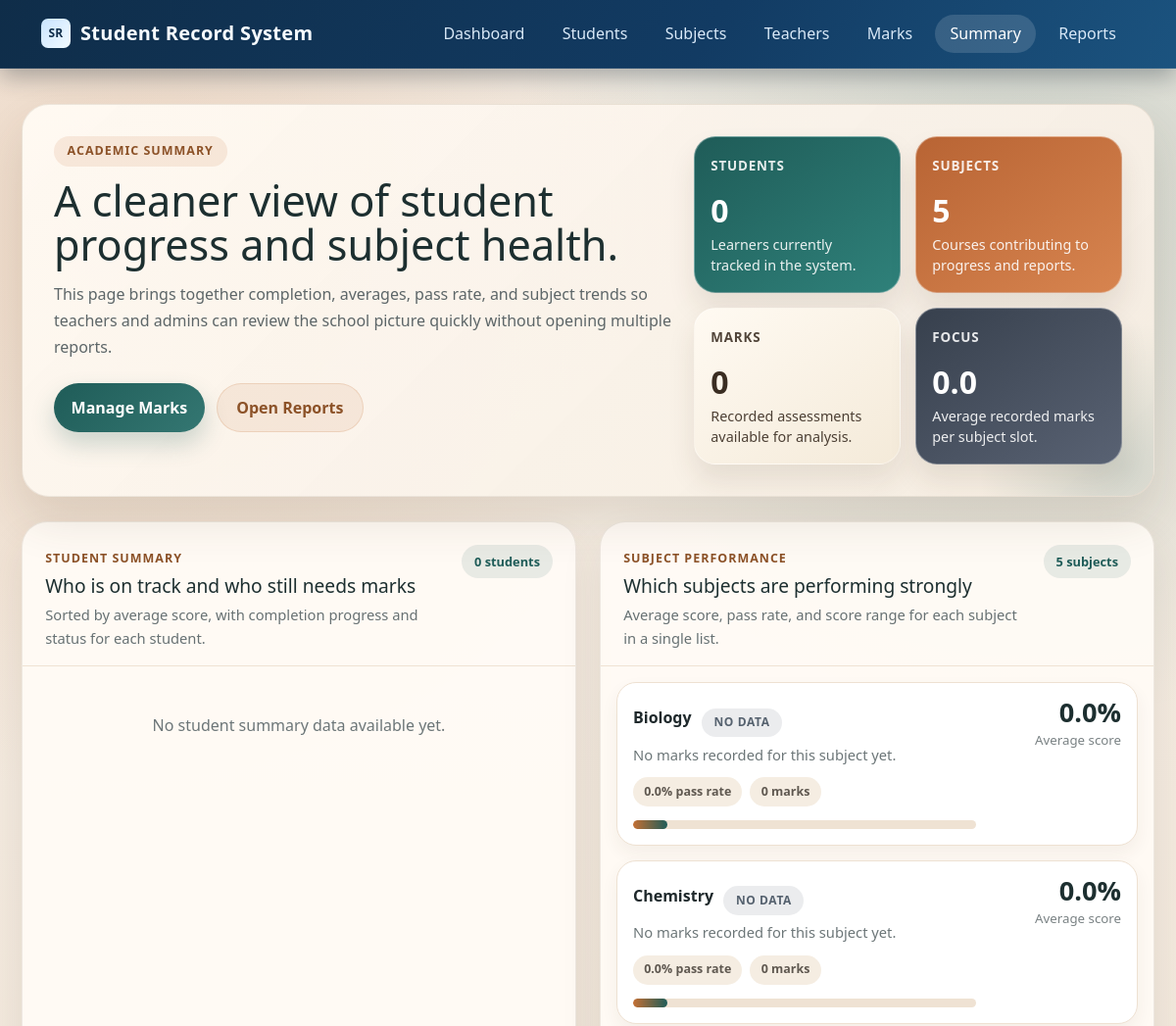
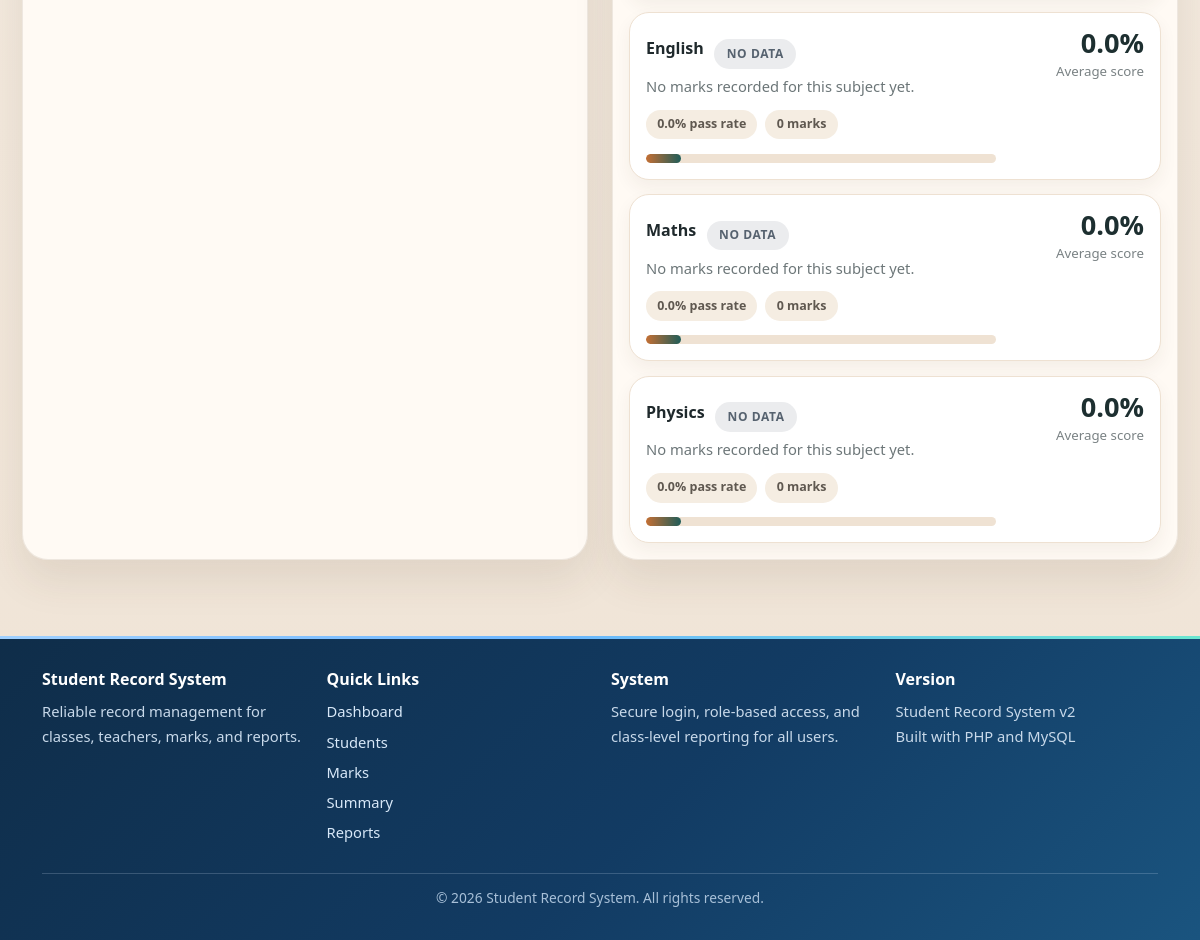
/pages/summary.php (signed in), run on the app's committed database (2 pictures, top to bottom).
### tables this page shows
CREATE TABLE IF NOT EXISTS subjects (
    subject_id INT AUTO_INCREMENT PRIMARY KEY,
    subject_name VARCHAR(100) NOT NULL,
    total_mark INT NOT NULL DEFAULT 100,
    created_at TIMESTAMP DEFAULT CURRENT_TIMESTAMP
);

### pages/summary.php (the view, shortened to what this page needs)
<?php
function formatSummaryLabel($value) {
    $value = str_replace('_', ' ', trim((string)$value));
    return ucwords(strtolower($value));
}
function getStatusPillClass($status) {
    $status = strtoupper(trim((string)$status));
    switch ($status) {
        case 'NO MARKS':
        case 'NO SUBJECTS':
        case 'NO DATA':
            return 'status-pill status-muted';
    }
}
$db = new Database();
$conn = $db->getConnection();
$totalStudents = (int)$conn->query("SELECT COUNT(*) as count FROM students")->fetch_assoc()['count'];
$totalSubjects = (int)$conn->query("SELECT COUNT(*) as count FROM subjects")->fetch_assoc()['count'];
$totalMarks = (int)$conn->query("SELECT COUNT(*) as count FROM marks")->fetch_assoc()['count'];
$studentSummary = $conn->query("
    SELECT
        student_id,
        name,
        grade,
        total_marks AS recorded_subjects,
        total_subjects,
        passed_subjects,
        average_score,
        overall_status
    FROM student_summary
    ORDER BY average_score DESC, name ASC
");
$subjectPerformance = $conn->query("
    SELECT
        subject_id,
        subject_name,
        total_students AS total_marks,
        average_score,
        highest_score,
        lowest_score,
        passed_count,
        COALESCE(failed_count, GREATEST(total_students - passed_count, 0)) AS failed_count,
        COALESCE(pass_rate, 0) AS pass_rate,
        COALESCE(
            performance_band,
            CASE
                WHEN total_students = 0 THEN 'NO DATA'
                WHEN average_score >= 80 THEN 'EXCELLENT'
                WHEN average_score >= 60 THEN 'GOOD'
                WHEN average_score >= 50 THEN 'FAIR'
                ELSE 'NEEDS IMPROVEMENT'
            END
        ) AS performance_band
    FROM subject_performance
    ORDER BY average_score DESC, subject_name ASC
");
?>
<!DOCTYPE html>
<html lang="en">
<head>
    <link href="https://cdn.jsdelivr.net/npm/bootstrap@5.3.0/dist/css/bootstrap.min.css" rel="stylesheet">
    <link href="../assets/style.css" rel="stylesheet">
</head>
<body class="summary-page">
    <nav class="navbar navbar-expand-lg navbar-dark">
        <div class="container">
            <a class="navbar-brand" href="../index.php">Student Record System</a>
            <div class="collapse navbar-collapse" id="navbarNav">
                <ul class="navbar-nav ms-auto">
                    <li class="nav-item">
                        <a class="nav-link" href="../index.php">Dashboard</a>
                    </li>
                    <li class="nav-item">
                        <a class="nav-link" href="students.php">Students</a>
                    </li>
                    <li class="nav-item">
                        <a class="nav-link" href="subjects.php">Subjects</a>
                    </li>
                    <li class="nav-item">
                        <a class="nav-link" href="teachers.php">Teachers</a>
                    </li>
                    <li class="nav-item">
                        <a class="nav-link" href="marks.php">Marks</a>
                    </li>
                    <li class="nav-item">
                        <a class="nav-link active" href="summary.php">Summary</a>
                    </li>
                    <li class="nav-item">
                        <a class="nav-link" href="report.php">Reports</a>
                    </li>
                </ul>
            </div>
        </div>
    </nav>
    <div class="main-container">
        <div class="container mt-4 summary-shell">
            <section class="summary-hero">
                <div>
                    <span class="summary-kicker">Academic Summary</span>
                    <h1 class="summary-title">A cleaner view of student progress and subject health.</h1>
                    <p class="summary-intro">This page brings together completion, averages, pass rate, and subject trends so teachers and admins can review the school picture quickly without opening multiple reports.</p>
                    <div class="summary-actions">
                        <a href="marks.php" class="summary-action summary-action-primary">Manage Marks</a>
                        <a href="report.php" class="summary-action summary-action-secondary">Open Reports</a>
                    </div>
                </div>
                <div class="summary-stats">
                    <div class="summary-stat-card summary-stat-card-emerald">
                        <span>Students</span>
                        <strong><?php echo $totalStudents; ?></strong>
                        <p>Learners currently tracked in the system.</p>
                    </div>
                    <div class="summary-stat-card summary-stat-card-clay">
                        <span>Subjects</span>
                        <strong><?php echo $totalSubjects; ?></strong>
                        <p>Courses contributing to progress and reports.</p>
                    </div>
                    <div class="summary-stat-card summary-stat-card-sand">
                        <span>Marks</span>
                        <strong><?php echo $totalMarks; ?></strong>
                        <p>Recorded assessments available for analysis.</p>
                    </div>
                    <div class="summary-stat-card summary-stat-card-ink">
                        <span>Focus</span>
                        <strong><?php echo $totalSubjects > 0 ? number_format(($totalMarks / max($totalSubjects, 1)), 1) : '0.0'; ?></strong>
                        <p>Average recorded marks per subject slot.</p>
                    </div>
                </div>
            </section>
            <div class="summary-grid">
                <section class="summary-panel">
                    <div class="summary-panel-header">
                        <div>
                            <span class="summary-panel-label">Student Summary</span>
                            <h2 class="summary-panel-title">Who is on track and who still needs marks</h2>
                            <p class="summary-panel-copy">Sorted by average score, with completion progress and status for each student.</p>
                        </div>
                        <span class="summary-panel-meta"><?php echo $totalStudents; ?> students</span>
                    </div>
                    <div class="summary-panel-body">
                        <?php if ($studentSummary && $studentSummary->num_rows > 0): ?>
                            <?php while ($student = $studentSummary->fetch_assoc()): ?>
                                <?php
                                $recordedSubjects = (int)($student['recorded_subjects'] ?? 0);
                                $targetSubjects = (int)($student['total_subjects'] ?? $totalSubjects);
                                $passedSubjects = (int)($student['passed_subjects'] ?? 0);
                                $pendingSubjects = max($targetSubjects - $recordedSubjects, 0);
                                $completionWidth = $targetSubjects > 0 ? max(10, min(100, (int)round(($recordedSubjects / $targetSubjects) * 100))) : 10;
                                $averageScore = number_format((float)($student['average_score'] ?? 0), 1);
                                $statusLabel = formatSummaryLabel($student['overall_status'] ?? 'NO DATA');
                                ?>
                                <article class="summary-row">
                                    <div class="summary-row-main">
                                        <div class="summary-row-head">
                                            <h3 class="summary-name"><?php echo htmlspecialchars($student['name'], ENT_QUOTES, 'UTF-8'); ?></h3>
                                            <span class="summary-grade"><?php echo htmlspecialchars(normalizeGradeLabel($student['grade']), ENT_QUOTES, 'UTF-8'); ?></span>
                                        </div>
                                        <p class="summary-meta">
                                            <?php if ($targetSubjects > 0): ?>
                                                <?php echo $passedSubjects; ?>/<?php echo $targetSubjects; ?> subjects passed
                                                <?php if ($pendingSubjects > 0): ?>
                                                    <span>&bull; <?php echo $pendingSubjects; ?> still waiting for marks</span>
                                                <?php endif; ?>
                                            <?php else: ?>
                                                No subjects have been configured yet.
                                            <?php endif; ?>
                                        </p>
                                        <div class="summary-chip-row">
                                            <span class="summary-chip"><?php echo $recordedSubjects; ?> recorded</span>
                                            <span class="summary-chip"><?php echo $pendingSubjects; ?> pending</span>
                                        </div>
                                        <div class="summary-progress">
                                            <span style="width: <?php echo $completionWidth; ?>%"></span>
                                        </div>
                                    </div>
                                    <div class="summary-row-side">
                                        <div class="summary-value"><?php echo $averageScore; ?>%</div>
                                        <div class="summary-caption">Average score</div>
                                        <span class="<?php echo getStatusPillClass($student['overall_status'] ?? 'NO DATA'); ?>"><?php echo htmlspecialchars($statusLabel, ENT_QUOTES, 'UTF-8'); ?></span>
                                    </div>
                                </article>
                            <?php endwhile; ?>
                        <?php else: ?>
                            <div class="summary-empty">
                                <p>No student summary data available yet.</p>
                            </div>
                        <?php endif; ?>
                    </div>
                </section>
                <section class="summary-panel">
                    <div class="summary-panel-header">
                        <div>
                            <span class="summary-panel-label">Subject Performance</span>
                            <h2 class="summary-panel-title">Which subjects are performing strongly</h2>
                            <p class="summary-panel-copy">Average score, pass rate, and score range for each subject in a single list.</p>
                        </div>
                        <span class="summary-panel-meta"><?php echo $totalSubjects; ?> subjects</span>
                    </div>
                    <div class="summary-panel-body">
                        <?php if ($subjectPerformance && $subjectPerformance->num_rows > 0): ?>
                            <?php while ($subject = $subjectPerformance->fetch_assoc()): ?>
                                <?php
                                $totalMarksForSubject = (int)($subject['total_marks'] ?? 0);
                                $passedCount = (int)($subject['passed_count'] ?? 0);
                                $failedCount = (int)($subject['failed_count'] ?? 0);
                                $averageScore = (float)($subject['average_score'] ?? 0);
                                $passRate = (float)($subject['pass_rate'] ?? 0);
                                $bandLabel = formatSummaryLabel($subject['performance_band'] ?? 'NO DATA');
                                $barWidth = $totalMarksForSubject > 0 ? max(10, min(100, (int)round($averageScore))) : 10;
                                ?>
                                <article class="summary-row">
                                    <div class="summary-row-main">
                                        <div class="summary-row-head">
                                            <h3 class="summary-name"><?php echo htmlspecialchars($subject['subject_name'], ENT_QUOTES, 'UTF-8'); ?></h3>
                                            <span class="<?php echo getStatusPillClass($subject['performance_band'] ?? 'NO DATA'); ?>"><?php echo htmlspecialchars($bandLabel, ENT_QUOTES, 'UTF-8'); ?></span>
                                        </div>
                                        <p class="summary-meta">
                                            <?php if ($totalMarksForSubject > 0): ?>
                                                <?php echo $passedCount; ?> pass
                                                <span>&bull; <?php echo $failedCount; ?> below pass mark</span>
                                                <span>&bull; High <?php echo (int)round((float)($subject['highest_score'] ?? 0)); ?></span>
                                                <span>&bull; Low <?php echo (int)round((float)($subject['lowest_score'] ?? 0)); ?></span>
                                            <?php else: ?>
                                                No marks recorded for this subject yet.
                                            <?php endif; ?>
                                        </p>
                                        <div class="summary-chip-row">
                                            <span class="summary-chip"><?php echo number_format($passRate, 1); ?>% pass rate</span>
                                            <span class="summary-chip"><?php echo $totalMarksForSubject; ?> marks</span>
                                        </div>
                                        <div class="summary-progress">
                                            <span style="width: <?php echo $barWidth; ?>%"></span>
                                        </div>
                                    </div>
                                    <div class="summary-row-side">
                                        <div class="summary-value"><?php echo number_format($averageScore, 1); ?>%</div>
                                        <div class="summary-caption">Average score</div>
                                    </div>
                                </article>
                            <?php endwhile; ?>
                        <?php else: ?>
                            <div class="summary-empty">
                                <p>No subject performance data available yet.</p>
                            </div>
                        <?php endif; ?>
                    </div>
                </section>
            </div>
        </div>
    </div>
    <?php
    include __DIR__ . '/../includes/footer.php';
    ?>
</body>
</html>

### data on the page
subjects: subject_name "Biology", bandLabel "NO DATA", passRate "0.0", totalMarksForSubject "0", $barWidth 10 (drawn), averageScore "0.0"
subjects: subject_name "Chemistry", bandLabel "NO DATA", passRate "0.0", totalMarksForSubject "0", $barWidth 10 (drawn), averageScore "0.0"
subjects: subject_name "English", bandLabel "NO DATA", passRate "0.0", totalMarksForSubject "0", $barWidth 10 (drawn), averageScore "0.0"
subjects: subject_name "Maths", bandLabel "NO DATA", passRate "0.0", totalMarksForSubject "0", $barWidth 10 (drawn), averageScore "0.0"
subjects: subject_name "Physics", bandLabel "NO DATA", passRate "0.0", totalMarksForSubject "0", $barWidth 10 (drawn), averageScore "0.0"

### other printed values
$totalStudents "0"
$totalSubjects "5"
$totalMarks "0"
$totalMarks / max($totalSubjects, 1) "0.0"
